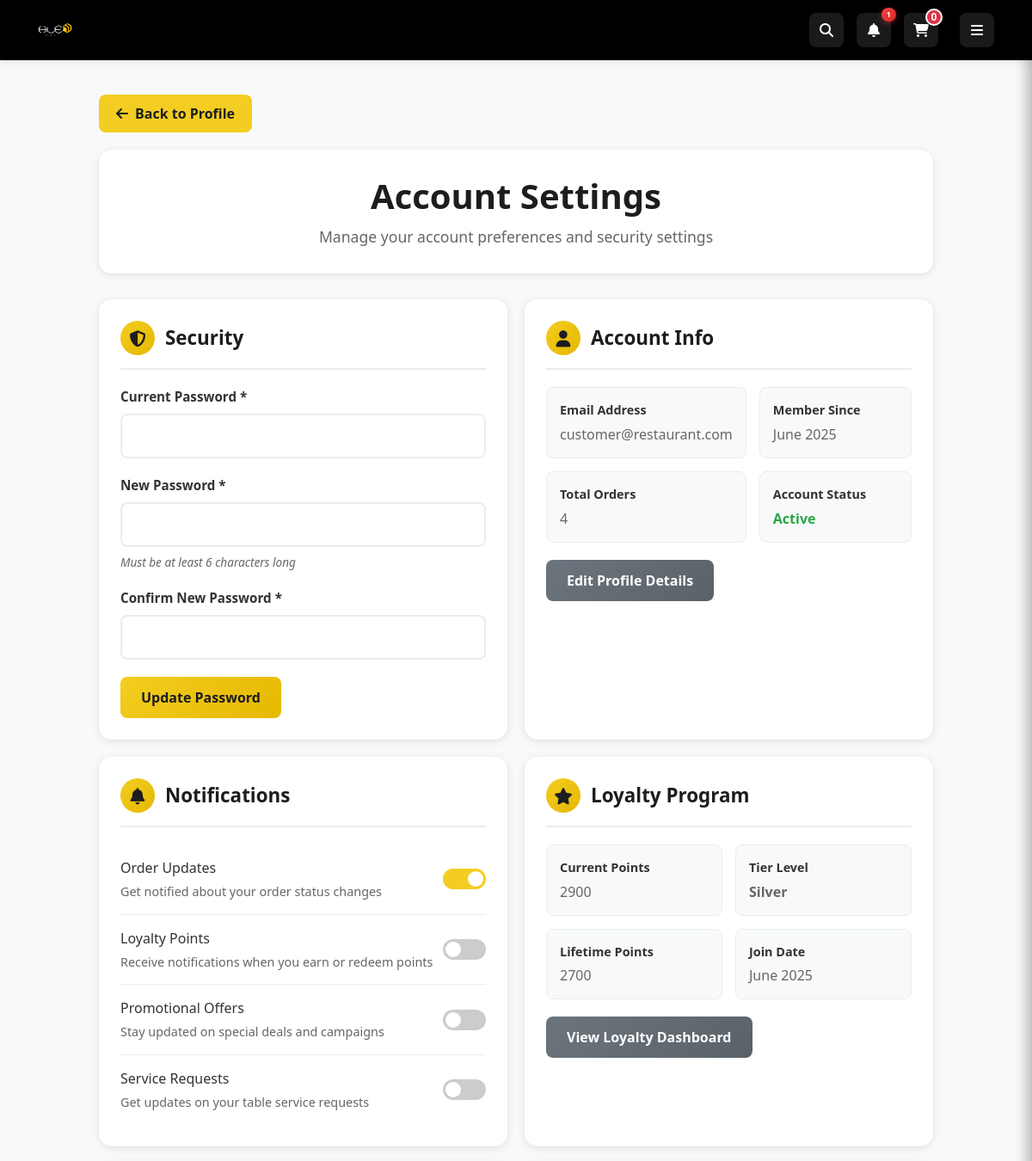
Before: /customer/settings (signed in, upper part) with the older database file.
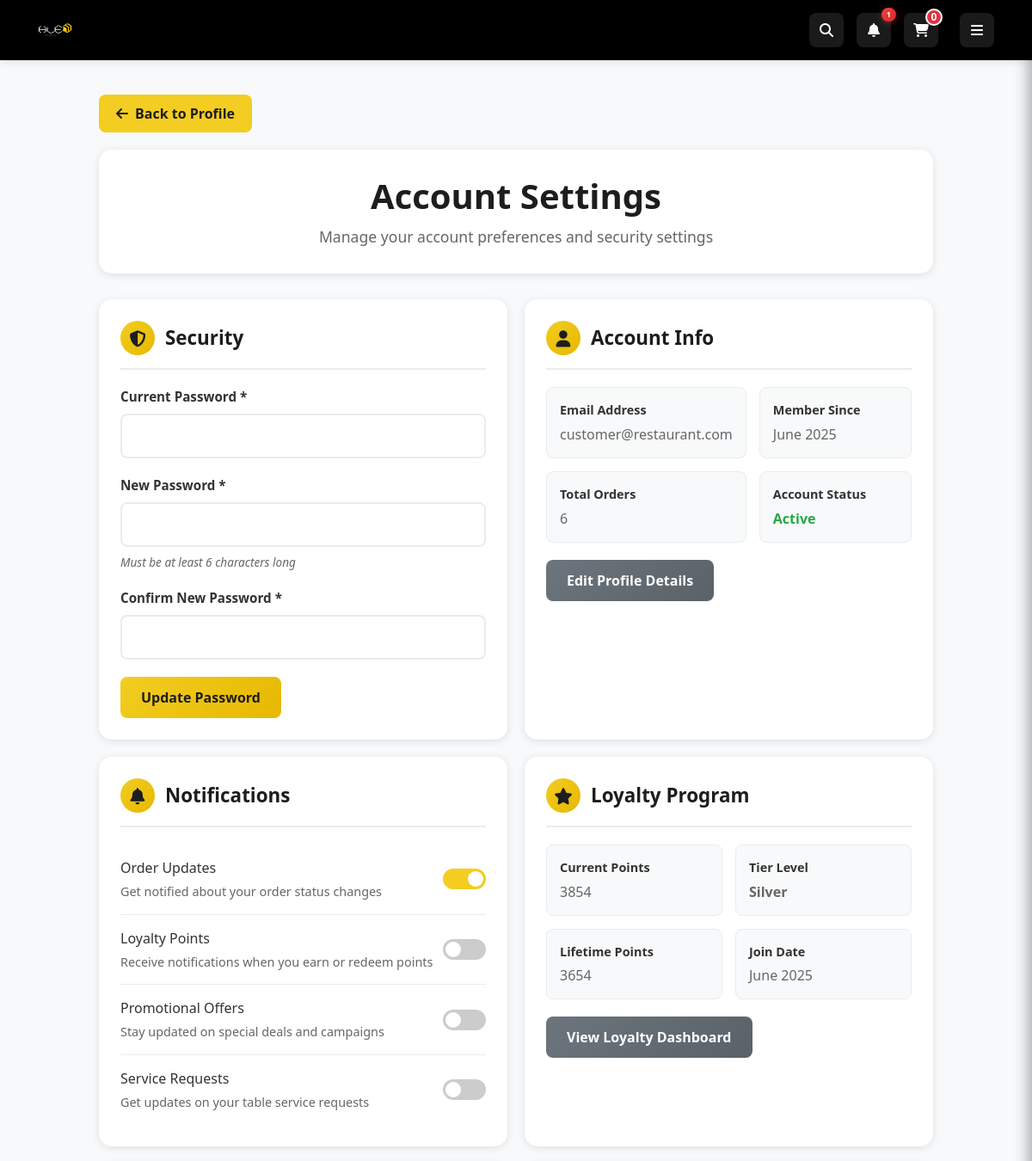
After: the same page with the newer database file.
### app/models.py (models this page shows, shortened)
class CustomerLoyalty(db.Model):
    __tablename__ = 'customer_loyalty'
    loyalty_id = db.Column(db.Integer, primary_key=True)
    user_id = db.Column(db.Integer, db.ForeignKey('users.user_id'), nullable=False, unique=True)
    total_points = db.Column(db.Integer, nullable=False, default=0)
    lifetime_points = db.Column(db.Integer, nullable=False, default=0)
    tier_level = db.Column(db.Enum('bronze', 'silver', 'gold', 'platinum', name='loyalty_tiers'),
                          nullable=False, default='bronze')
    join_date = db.Column(db.DateTime, default=datetime.utcnow)
    last_activity = db.Column(db.DateTime, default=datetime.utcnow)
    user = db.relationship('User', back_populates='loyalty_account', lazy='joined')

### app/modules/customer/routes.py (the view, shortened to what this page needs)
@bp.route('/settings', methods=['GET', 'POST'])
@login_required
def settings():
    if not current_user.is_customer():
        return redirect(url_for('main.index'))
    preferences = current_user.preferences
    if not preferences:
        preferences = CustomerPreferences(user_id=current_user.user_id)
        db.session.add(preferences)
        db.session.commit()
    return render_template('customer_settings.html', profile=current_user, preferences=preferences)

### app/extensions.py (called while the page is built)
def init_extensions(app):
    db.init_app(app)
    login_manager.init_app(app)
    migrate.init_app(app, db)
    socketio.init_app(app, cors_allowed_origins="*")
    csrf.init_app(app)
    login_manager.login_view = 'auth.login'
    login_manager.login_message = 'Please log in to access this page.'
    login_manager.login_message_category = 'info'
    @login_manager.user_loader
    def load_user(user_id):
        from app.models import User
        return User.query.get(int(user_id))

### app/models.py (called while the page is built, shortened)
    def is_admin(self):
        return self.role == 'admin'

    def is_waiter(self):
        return self.role == 'waiter'

    def is_customer(self):
        return self.role == 'customer'

    @classmethod
    def get_setting(cls, key, default=None):
        setting = cls.query.filter_by(key=key, is_active=True).first()
        return default

### app/modules/customer/templates/customer_settings.html (shortened to what the changed rows need)
{% extends "shared/base.html" %}
{% block content %}
<div class="settings-container">
    <div class="settings-header">
        <h1>Account Settings</h1>
    </div>
    <div class="settings-grid">
        <div class="settings-section">
            <div class="section-header">
                <h2 class="section-title">Security</h2>
            </div>
        </div>
        <div class="settings-section">
            <div class="section-header">
                <h2 class="section-title">Account Info</h2>
            </div>
            <div class="info-grid">
                <div class="info-item">
                    <div class="info-label">Total Orders</div>
                    <div class="info-value">{{ profile.orders.count() }}</div>
                </div>
            </div>
        </div>
        <div class="settings-section">
            <div class="section-header">
                <h2 class="section-title">Notifications</h2>
            </div>
        </div>
        <div class="settings-section">
            <div class="section-header">
                <h2 class="section-title">Loyalty Program</h2>
            </div>
            {% if profile.loyalty_account %}
            <div class="info-grid">
                <div class="info-item">
                    <div class="info-label">Current Points</div>
                    <div class="info-value">{{ profile.loyalty_account.total_points }}</div>
                </div>
                <div class="info-item">
                    <div class="info-label">Tier Level</div>
                    <div class="info-value" style="text-transform: capitalize; font-weight: 600;">
                        {{ profile.loyalty_account.tier_level }}
                    </div>
                </div>
                <div class="info-item">
                    <div class="info-label">Lifetime Points</div>
                    <div class="info-value">{{ profile.loyalty_account.lifetime_points }}</div>
                </div>
                <div class="info-item">
                    <div class="info-label">Join Date</div>
                    <div class="info-value">{{ profile.loyalty_account.join_date.strftime('%B %Y') if profile.loyalty_account.join_date else 'Unknown' }}</div>
                </div>
            </div>
            {% endif %}
        </div>
    </div>
</div>
{% endblock %}

Changed rows visible on the page:
changed CustomerLoyalty "Silver": loyalty_account.total_points "2900" → "3854"; loyalty_account.lifetime_points "2700" → "3654"
Other visible differences:
{{ profile.orders.count() }}: "4" → "6"
